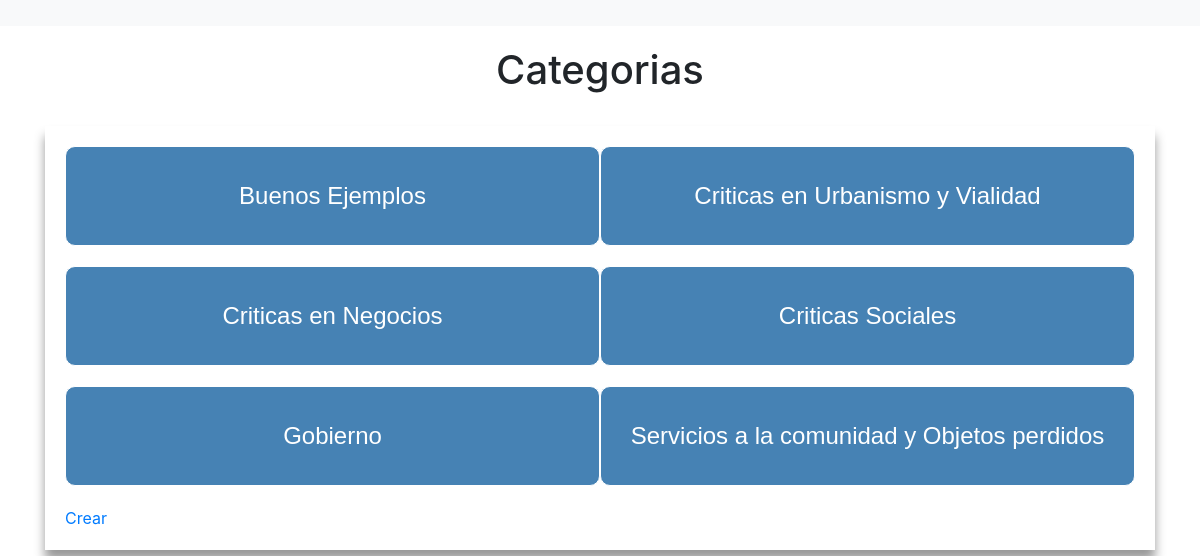
Page /categorias/ on the committed database.
### critica/models.py (models this page shows, shortened)
class Categoria(models.Model):
	categoria=models.CharField(max_length=50)

### critica/views.py (the view)
# urls.py: path('categorias/',views.Categorias.as_view(),name="categorias_view"),
class Categorias(generic.ListView):
	model=Categoria
	template_name="critica/categorias.html"

### templates/critica/categorias.html (shortened to what this page needs)
{% extends "base.html" %}
{% block content %}
<div class="container" style="margin-top: 20px;">
<h1 style="text-align: center;">Categorias</h1><br>
		<div class="row" style="margin: auto; box-shadow: #999 0px 10px 10px; padding: 20px;">
			{% for categoria in object_list %}
			<a href="{% url 'critica:criticas_view' categoria.id %}"  class="col-md-6 block" style="border: 1px solid; height: 100px; width: 90%; margin-bottom: 20px; text-decoration: none; color: white;">
				{{categoria.categoria}}
			</a>
			{% endfor %}
			<a href="{% url 'critica:crear_view' %}">Crear</a>
		</div>
</div>
{% endblock %}

### templates/base.html (shortened to what this page needs)
{% load staticfiles %}
<!doctype html>
<html lang="en">
  <head>
    <link rel="stylesheet" href="https://stackpath.bootstrapcdn.com/bootstrap/4.1.3/css/bootstrap.min.css">
  </head>
  <body>
      {% include "navbar.html" %}
      {% block content %}
      {% endblock %}
  </body>
</html>

### templates/navbar.html (shortened to what this page needs)
<nav class="navbar navbar-light bg-light">
</nav>

### templates/base.html (style rules this page uses)
.block { display: flex; justify-content: center; align-items: center; text-align: center; font-family: sans-serif; font-size: 1.5em; color: white; background-color: steelblue; border-radius: 10px; }

### rows in the picture
Categoria: categoria "Buenos Ejemplos"
Categoria: categoria "Criticas en Urbanismo y Vialidad"
Categoria: categoria "Criticas en Negocios"
Categoria: categoria "Criticas Sociales"
Categoria: categoria "Gobierno"
Categoria: categoria "Servicios a la comunidad y Objetos perdidos"
